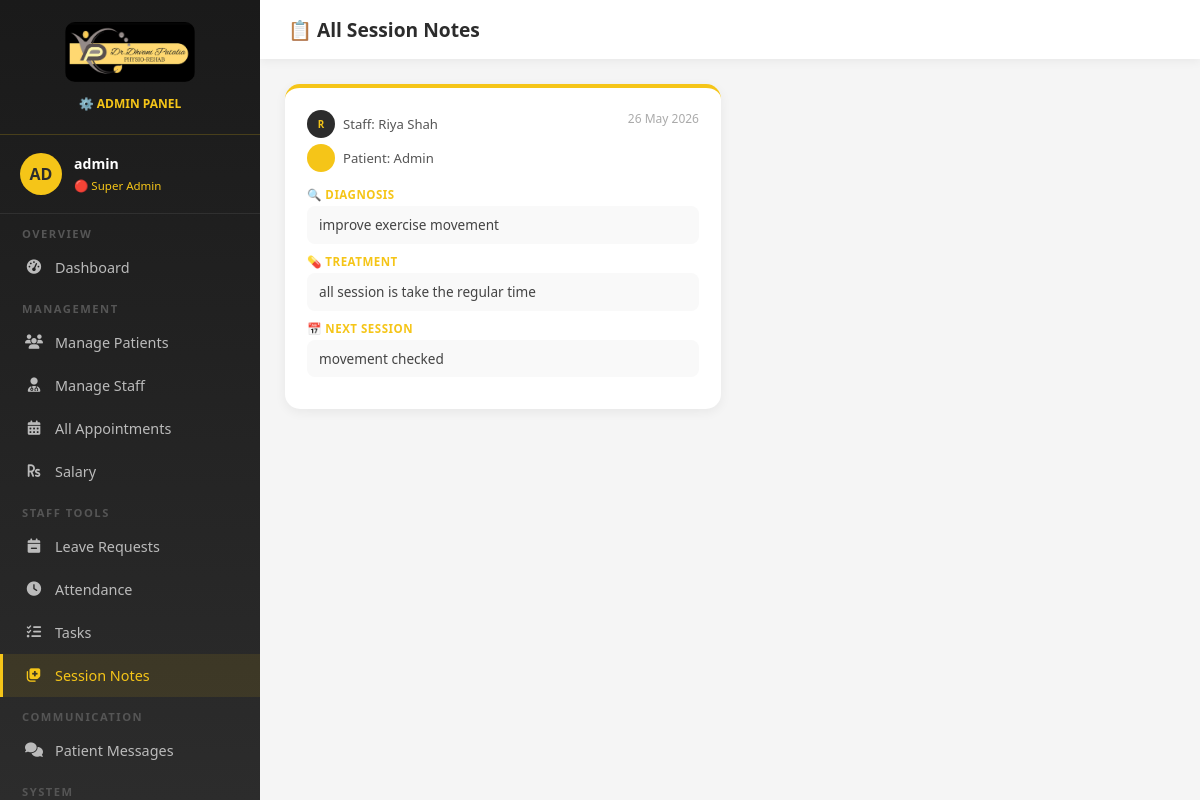
Page /admin-session-notes (signed in) on the committed database.
### core/models.py (models this page shows, shortened)
class SessionNote(models.Model):
    staff = models.ForeignKey(User, on_delete=models.CASCADE, related_name='session_notes')
    patient = models.ForeignKey(User, on_delete=models.CASCADE, related_name='patient_notes')
    appointment = models.ForeignKey(Appointment, on_delete=models.SET_NULL, null=True, blank=True)
    date = models.DateField(default=timezone.now)
    diagnosis = models.TextField()
    treatment = models.TextField()
    next_session = models.TextField(blank=True)
    created_at = models.DateTimeField(auto_now_add=True)
    class Meta:
        ordering = ['-created_at']

### core/views.py (the view)
# urls.py: path('admin-session-notes', views.admin_session_notes, name='admin_session_notes'),
@login_required(login_url='/login')
def admin_session_notes(request):
    if not request.user.is_superuser:
        return redirect('/client-dashboard')
    notes = SessionNote.objects.all().select_related('staff', 'patient')
    return render(request, 'admin_session_notes.html', {
        'user': request.user,
        'notes': notes,
    })

### templates/admin_session_notes.html (shortened to what this page needs)
{% load static %}
<!DOCTYPE html>
<html lang="en">
<head>
    <link href="https://cdnjs.cloudflare.com/ajax/libs/font-awesome/6.4.0/css/all.min.css" rel="stylesheet">
</head>
<body>
    <aside class="sidebar">
        <div class="sidebar-logo">
            <img src="{% static 'images/Dhvani_Patalia.jpeg' %}" alt="Logo">
            <p>⚙️ ADMIN PANEL</p>
        </div>
        <div class="sidebar-user">
            <div class="user-avatar">AD</div>
            <div class="user-info">
                <h4>{{ user.username }}</h4><span>🔴 Super Admin</span>
            </div>
        </div>
        <nav>
            <div class="nav-section">Overview</div>
            <a href="/admin-dashboard" class="nav-item"><i class="fas fa-tachometer-alt"></i> Dashboard</a>
            <div class="nav-section">Management</div>
            <a href="/admin-patients" class="nav-item"><i class="fas fa-users"></i> Manage Patients</a>
            <a href="/admin-staff" class="nav-item"><i class="fas fa-user-md"></i> Manage Staff</a>
            <a href="/admin-appointments" class="nav-item"><i class="fas fa-calendar-alt"></i> All Appointments</a>
            <a href="/admin-salary" class="nav-item"><i class="fas fa-rupee-sign"></i> Salary</a>
            <div class="nav-section">Staff Tools</div>
            <a href="/admin-leaves" class="nav-item"><i class="fas fa-calendar-minus"></i> Leave Requests</a>
            <a href="/admin-attendance" class="nav-item"><i class="fas fa-clock"></i> Attendance</a>
            <a href="/admin-tasks" class="nav-item"><i class="fas fa-tasks"></i> Tasks</a>
            <a href="/admin-session-notes" class="nav-item active"><i class="fas fa-notes-medical"></i> Session
                Notes</a>
            <div class="nav-section">Communication</div>
            <a href="/admin-chat" class="nav-item"><i class="fas fa-comments"></i> Patient Messages</a>
            <div class="nav-section">System</div>
        </nav>
    </aside>
    <div class="main-content">
        <div class="topbar">
            <h1>📋 All Session Notes</h1>
        </div>
        <div class="dashboard-body">
            <div class="notes-grid">
                {% if notes %}
                {% for note in notes %}
                <div class="note-card">
                    <div class="note-header">
                        <div class="note-people">
                            <div class="person-chip">
                                <div class="chip-avatar staff">{{ note.staff.first_name|first|upper }}</div>
                                <span>Staff: {{ note.staff.get_full_name|default:note.staff.username }}</span>
                            </div>
                            <div class="person-chip">
                                <div class="chip-avatar patient">{{ note.patient.first_name|first|upper }}</div>
                                <span>Patient: {{ note.patient.get_full_name|default:note.patient.username }}</span>
                            </div>
                        </div>
                        <div class="note-date">{{ note.date|date:"d M Y" }}</div>
                    </div>
                    <div class="note-section">
                        <label>🔍 Diagnosis</label>
                        <p>{{ note.diagnosis }}</p>
                    </div>
                    <div class="note-section">
                        <label>💊 Treatment</label>
                        <p>{{ note.treatment }}</p>
                    </div>
                    {% if note.next_session %}
                    <div class="note-section">
                        <label>📅 Next Session</label>
                        <p>{{ note.next_session }}</p>
                    </div>
                    {% endif %}
                </div>
                {% endfor %}
                {% else %}
                <div class="empty-state">
                    <i class="fas fa-notes-medical"></i>
                    <p>No session notes added yet</p>
                </div>
                {% endif %}
            </div>
        </div>
    </div>
</body>
</html>

### templates/admin_session_notes.html (style rules this page uses)
* { margin: 0; padding: 0; box-sizing: border-box; }
body { font-family: 'Segoe UI', sans-serif; background: #f5f5f5; display: flex; min-height: 100vh; }
.sidebar { width: 260px; height: 100vh; position: fixed; left: 0; top: 0; background: linear-gradient(180deg, #1a1a1a, #2C2C2C); overflow-y: auto; scrollbar-width: none; }
.sidebar-logo { padding: 22px 20px; border-bottom: 1px solid rgba(245, 197, 24, 0.2); text-align: center; }
.sidebar-logo img { width: 130px; border-radius: 10px; }
.sidebar-logo p { color: #F5C518; font-size: 0.75em; margin-top: 8px; font-weight: 600; }
.sidebar-user { padding: 18px 20px; border-bottom: 1px solid rgba(255, 255, 255, 0.08); display: flex; align-items: center; gap: 12px; }
.user-avatar { width: 42px; height: 42px; background: #F5C518; border-radius: 50%; display: flex; align-items: center; justify-content: center; font-weight: 800; color: #2C2C2C; }
.user-info h4 { color: white; font-size: 0.88em; }
.user-info span { color: #F5C518; font-size: 0.72em; }
.nav-section { padding: 12px 22px 5px; color: #555; font-size: 0.7em; text-transform: uppercase; letter-spacing: 1.5px; font-weight: 700; }
.nav-item { display: flex; align-items: center; gap: 12px; padding: 12px 22px; color: #bbb; text-decoration: none; font-size: 0.9em; transition: all 0.3s; border-left: 3px solid transparent; }
.nav-item:hover, .nav-item.active { background: rgba(245, 197, 24, 0.1); color: #F5C518; border-left-color: #F5C518; }
.nav-item i { width: 18px; text-align: center; }
.main-content { margin-left: 260px; flex: 1; }
.topbar { background: white; padding: 16px 28px; box-shadow: 0 2px 10px rgba(0, 0, 0, 0.06); }
.topbar h1 { font-size: 1.2em; color: #2C2C2C; font-weight: 700; }
.dashboard-body { padding: 25px; }
.notes-grid { display: grid; grid-template-columns: 1fr 1fr; gap: 18px; }
.note-card { background: white; border-radius: 15px; padding: 22px; box-shadow: 0 3px 12px rgba(0, 0, 0, 0.06); border-top: 4px solid #F5C518; }
.note-header { display: flex; justify-content: space-between; align-items: flex-start; margin-bottom: 15px; }
.note-people { display: flex; flex-direction: column; gap: 6px; }
.person-chip { display: flex; align-items: center; gap: 8px; font-size: 0.82em; }
.chip-avatar { width: 28px; height: 28px; border-radius: 50%; display: flex; align-items: center; justify-content: center; font-weight: 700; font-size: 0.75em; flex-shrink: 0; }
.chip-avatar.staff { background: #2C2C2C; color: #F5C518; }
.chip-avatar.patient { background: #F5C518; color: #2C2C2C; }
.person-chip span { color: #555; }
.note-date { font-size: 0.75em; color: #aaa; text-align: right; }
.note-section { margin-bottom: 10px; }
.note-section label { font-size: 0.72em; font-weight: 700; color: #F5C518; text-transform: uppercase; letter-spacing: 0.5px; display: block; margin-bottom: 4px; }
.note-section p { font-size: 0.85em; color: #444; line-height: 1.6; background: #f9f9f9; padding: 8px 12px; border-radius: 8px; }

### rows in the picture
SessionNote: staff.first_name|first "R", staff.get_full_name "Riya Shah", patient.get_full_name "Admin", date "26 May 2026", diagnosis "improve exercise movement", treatment "all session is take the regular time", next_session "movement checked"

### other values in the picture
{{ user.username }} "admin"
